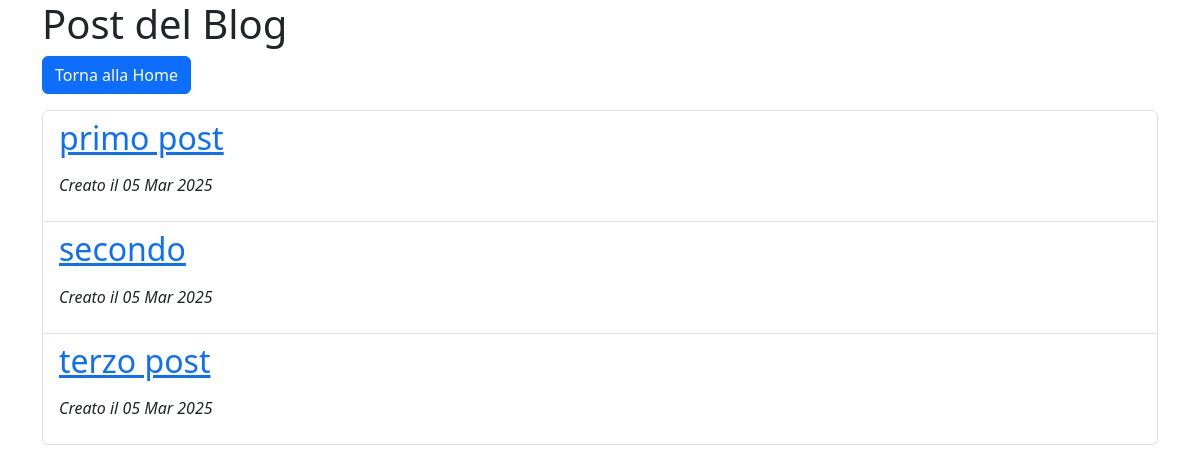
Page /post/ on the earlier database version.
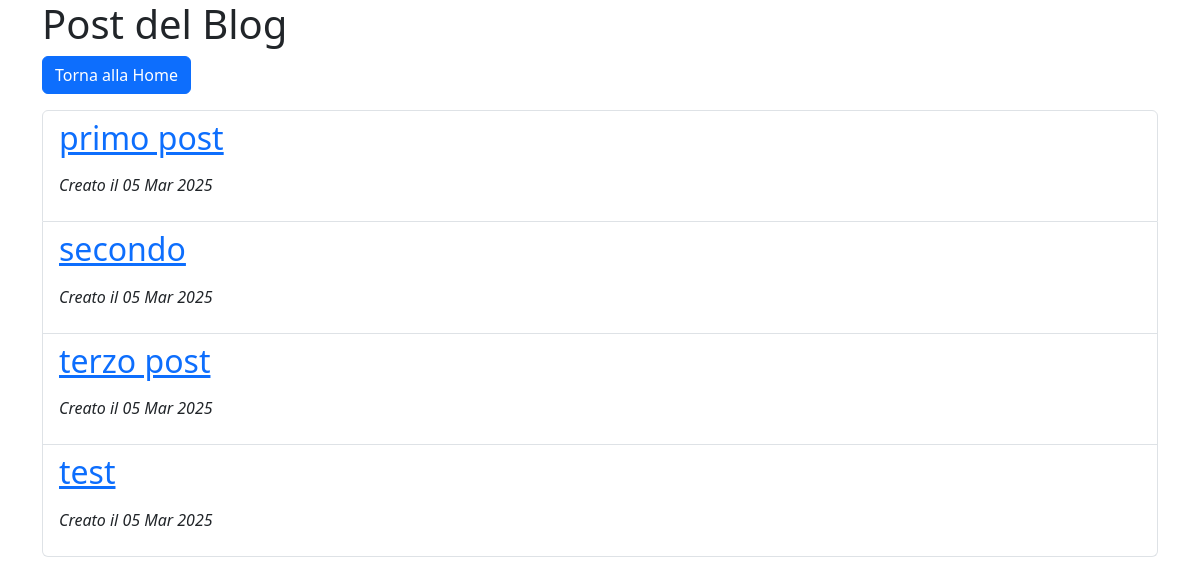
Same page on the later database version.
### blog/models.py (models this page shows)
class Post(models.Model):
    title = models.CharField(max_length=200)
    body = models.TextField()
    created_at = models.DateTimeField(auto_now_add=True)

### blog/views.py (the view)
# urls.py: path('post/', post_list, name='post_list'),  # Lista dei post
def post_list(request):
    posts = Post.objects.all()
    return render(request, 'blog/post_list.html', {'posts': posts})

### blog/templates/blog/post_list.html (shortened to what this page needs)
<!DOCTYPE html>
<html lang="it">
<head>
    <link rel="stylesheet" href="https://stackpath.bootstrapcdn.com/bootstrap/5.3.0/css/bootstrap.min.css">
</head>
<body>
    <div class="container">
        <h1>Post del Blog</h1>
        <a href="home.html" class="btn btn-primary">Torna alla Home</a>
        {% if posts %}
            <ul class="list-group mt-3">
                {% for post in posts %}
                    <li class="list-group-item">
                        <h2><a href="{% url 'post_detail' post.id %}">{{ post.title }}</a></h2>
                        <p><em>Creato il {{ post.created_at|date:"d M Y" }}</em></p>
                    </li>
                {% endfor %}
            </ul>
        {% else %}
            <p>Nessun post disponibile.</p>
        {% endif %}
    </div>
</body>
</html>

Differences in the rows shown:
added Post: title "test", created_at "05 Mar 2025"
